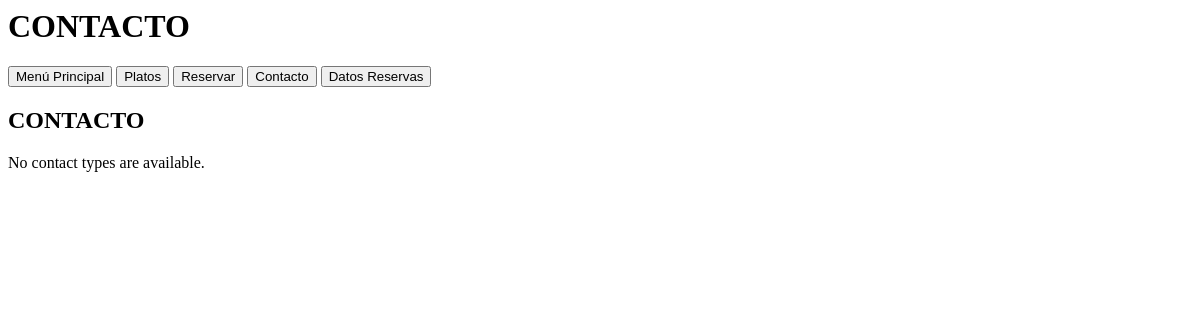
The page /restChifa/contact on the database as committed earlier.
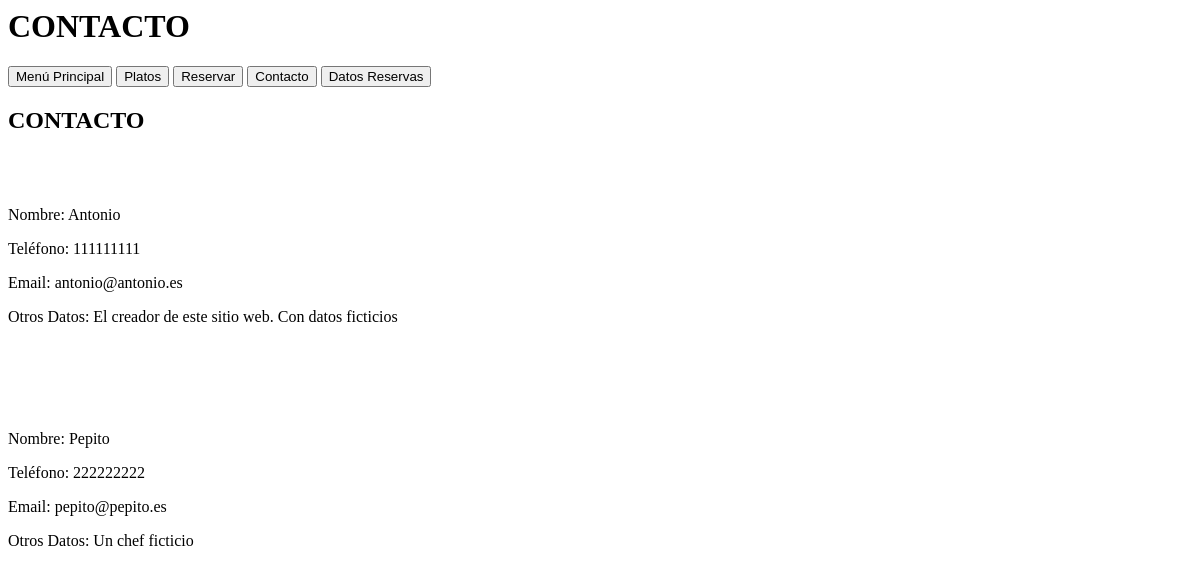
The same page on the database as committed later.
### restChifa/models.py (models this page shows, shortened)
class Contact(models.Model):
    name = models.CharField(max_length=200, blank = False, null = False)
    main_phone = models.CharField(max_length=15, blank = False, null = False)
    main_email = models.CharField(max_length=100)
    other = models.CharField(max_length=200)

### restChifa/views.py (the view)
# urls.py: path('contact', views.contact, name='contact'),
def contact(request):
    contact_objects = Contact.objects.all()
    context = {
        'contact_objects': contact_objects
        }
    return render(request, 'restChifa/contact.html', context)

### restChifa/templates/restChifa/contact.html (shortened to what this page needs)
<h1>CONTACTO</h1>
{% include 'restChifa/navegation.html' %}
<h2>CONTACTO</h2>
{% if contact_objects %}
{% for contact in contact_objects %}
    <p>Nombre: {{ contact.name }}</p>
    <p>Teléfono: {{ contact.main_phone }}</p>
    <p>Email: {{ contact.main_email }}</p>
    <p>Otros Datos: {{ contact.other }}</p>
{% endfor %}
{% else %}
<p>No contact types are available.</p>
{% endif %}

Rows that differ between the two databases and show on the page:
added Contact: name "Antonio", main_phone "111111111", main_email "antonio@antonio.es", other "El creador de este sitio web. Con datos ficticios"
added Contact: name "Pepito", main_phone "222222222", main_email "pepito@pepito.es", other "Un chef ficticio"
Other text that changed with them:
text no longer shown: "No contact types are available."
